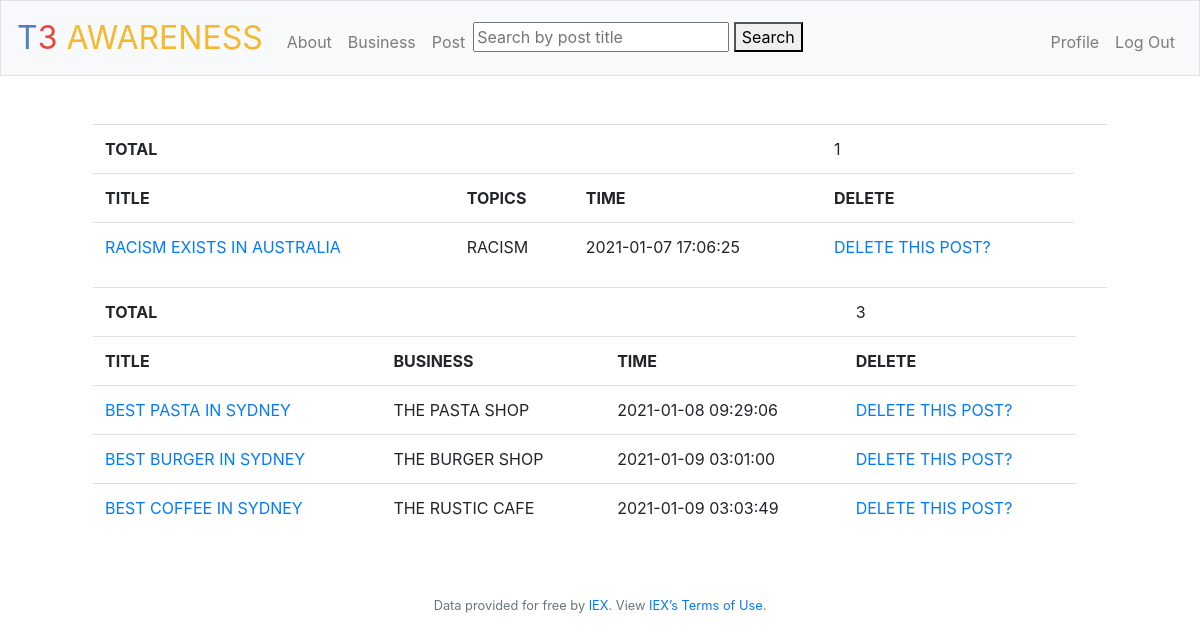
The page /history (signed in) on the database its author committed.
### tables this page shows
CREATE TABLE 'posts' (id INTEGER PRIMARY KEY AUTOINCREMENT NOT NULL, user_id INTEGER NOT NULL, title VARCHAR(255) NOT NULL, content TEXT NOT NULL, 'time'  timestamp NOT NULL DEFAULT CURRENT_TIMESTAMP  , FOREIGN KEY (user_id) REFERENCES users(id));

CREATE TABLE topics (post_id INTEGER NOT NULL, topic VARCHAR(255) NOT NULL, FOREIGN KEY(post_id) REFERENCES posts(id));

CREATE TABLE 'businesses' (id INTEGER PRIMARY KEY AUTOINCREMENT NOT NULL, user_id INTEGER NOT NULL, title VARCHAR(255) NOT NULL, content TEXT NOT NULL, 'time' timestamp NOT NULL DEFAULT CURRENT_TIMESTAMP, business VARCHAR(255) NOT NULL, FOREIGN KEY (user_id) REFERENCES users(id));

### application.py (the view)
@app.route("/history", methods=["GET"])
@login_required
def history():
    cursor.execute("SELECT * FROM posts WHERE user_id = ?", (session["user_id"], ))
    posts = cursor.fetchall()
    posts_output = [[] for i in range(len(posts))] # [0]: id, [1]: user_id, [2]: title, [3]: content, [4]: time
    count = 0
    topics = [] # holder for the lists of topics for each posts
    for post in posts:
        posts_output[count] = list(post)
        cursor.execute("SELECT topic FROM topics WHERE post_id = ?", (post[0], ))
        topic_holders = cursor.fetchall()
        i = 0
        for topic_holder in topic_holders:
            topics.append("") # first element
            topics[count] = topics[count] + str(topic_holder[0]) # add first topic
            if len(topic_holders) > 1 and i < len(topic_holders) - 1:
                topics[count] = topics[count] + ","
            i = i + 1
        posts_output[count].append(topics[count]) # posts_output[5]: lists of topics
        count = count + 1
    cursor.execute("SELECT * FROM businesses WHERE user_id = ?", (session["user_id"], ))
    businesses = cursor.fetchall()
    businesses_output = [[] for i in range(len(businesses))]
    count_business = 0
    for business in businesses:
        businesses_output[count_business] = list(business) # [0]: id [1]:user_id [2] title [3] content [4] time [5] business
        count_business = count_business + 1
    return render_template("history.html", posts_output=posts_output, total_posts=len(posts_output), total_businesses=len(businesses_output), businesses_output=businesses_output)

### application.py (called while the page is built)
@app.after_request
def after_request(response):
    response.headers["Cache-Control"] = "no-cache, no-store, must-revalidate"
    response.headers["Expires"] = 0
    response.headers["Pragma"] = "no-cache"
    return response

### helpers.py (called while the page is built)
def login_required(f):
    @wraps(f)
    def decorated_function(*args, **kwargs):
        if session.get("user_id") is None:
            return redirect("/login")
        return f(*args, **kwargs)
    return decorated_function

### templates/history.html (shortened to what this page needs)
{% extends "layout.html" %}
{% block main %}
    <div class="container">
        <table class="table">
            <tr style="text-align:left">
                <td><strong>TOTAL</strong></td>
                <td></td>
                <td></td>
                <td>{{total_posts}}</td>
                <td></td>
            </tr>
            <tr style="text-align:left">
                <th>TITLE</th>
                <th>TOPICS</th>
                <th>TIME</th>
                <th>DELETE</th>
            </tr>
            {% for post_output in posts_output %}
                <tr style="text-align:left">
                    <td><a href="/posts/{{post_output[2]}}{{post_output[1]}}">{{post_output[2]}}</a></td>
                    <td>{{post_output[5]}}</td>
                    <td>{{post_output[4]}}</td>
                    <td><a href="/delete/{{post_output[0]}}">DELETE THIS POST?</a></td>
                </tr>
            {% endfor %}
        </table>
        <table class="table">
            <tr style="text-align:left">
                <td><strong>TOTAL</strong></td>
                <td></td>
                <td></td>
                <td>{{total_businesses}}</td>
                <td></td>
            </tr>
            <tr style="text-align:left">
                <th>TITLE</th>
                <th>BUSINESS</th>
                <th>TIME</th>
                <th>DELETE</th>
            </tr>
            {% for business_output in businesses_output %}
                <tr style="text-align:left">
                    <td><a href="/campaigns/{{business_output[2]}}{{business_output[1]}}">{{business_output[2]}}</a></td>
                    <td>{{business_output[5]}}</td>
                    <td>{{business_output[4]}}</td>
                    <td><a href="/delete_campaign/{{business_output[0]}}">DELETE THIS POST?</a></td>
                </tr>
            {% endfor %}
        </table>
    </div>
{% endblock %}

### rows shown on the page
posts: title "RACISM EXISTS IN AUSTRALIA", time "2021-01-07 17:06:25"
topics: topic "RACISM"
businesses: title "BEST PASTA IN SYDNEY", business "THE PASTA SHOP", time "2021-01-08 09:29:06"
businesses: title "BEST BURGER IN SYDNEY", business "THE BURGER SHOP", time "2021-01-09 03:01:00"
businesses: title "BEST COFFEE IN SYDNEY", business "THE RUSTIC CAFE", time "2021-01-09 03:03:49"

### other values the page prints
{{ total_posts }} "1"
{{ total_businesses }} "3"
